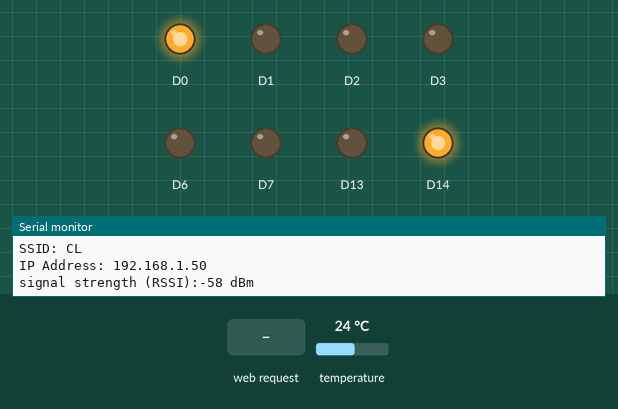
Recording of a sketch running on a simulated Arduino MKR. On the bench: output pins drawn as LEDs (lit = HIGH), the last lines printed to the serial monitor. Inputs (shaded band) come from the test bench; at power-on: temperature 24 °C. WiFi joins after 1.5 s; servers stay silent unless stated.

Above: at 12.7 s.
12.8 s: HTTP request GET /Lleft received
At 14.5 s:
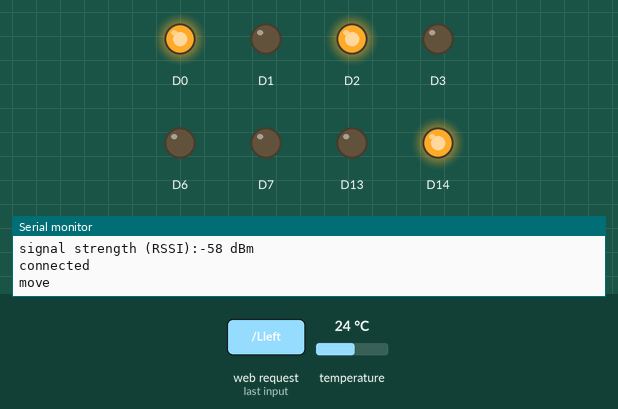
15.3 s: HTTP request GET /Lpour received
At 15.6 s:
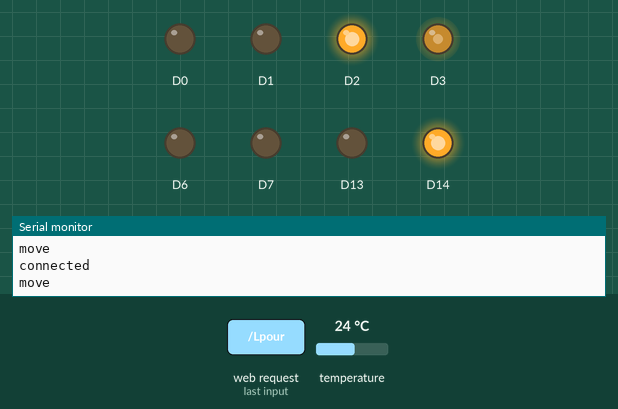
Timing chart, 0 to 18.3 s (numbered marks = the images above; inputs shaded):
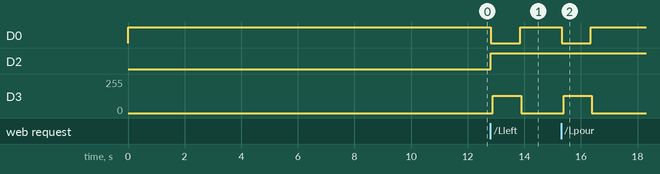

Measured:
- after the input at 12.8 s, D0: HIGH → LOW at once, → HIGH 1.0 s later; D2: LOW → HIGH at once; D3: 0/255 → 128/255 after 0.09 s, → 0/255 1.0 s later
- after the input at 15.3 s, D0: HIGH → LOW at once, → HIGH 1.0 s later; D3: 0/255 → 128/255 after 0.09 s, → 0/255 1.0 s later

The sketch:

motor_controller.ino
```cpp
//libraries
#include "MakeDrink.h"
#include "Ds18.h"
#include "Wireless.h"
//global character for drink side select
char side = 'L';
void setup() {
  Serial.begin(9600);
    //valves
  //REG_PORT_DIR0=(1<<23);//Valve1
  pinMode(1,OUTPUT);
 // REG_PORT_DIR1=(1<<23);//Valve 2
  pinMode(13,OUTPUT);

  //Motor driver 1
 // REG_PORT_DIR0=(1<<10);//Motor 1 direction
   pinMode(2,OUTPUT);
  //REG_PORT_DIR0=(1<<11);//Motor 1 PWM
   pinMode(3,OUTPUT);
 // REG_PORT_DIR0=(1<<22);//Enable 1
   pinMode(0,OUTPUT);

  //unused motor driver 2
 // REG_PORT_DIR1=(1<<10);
 // REG_PORT_DIR1=(1<<11);

  //Motor driver 3
  //REG_PORT_DIR0=(1<<20);//Motor 3 PWM
   pinMode(6,OUTPUT);
  //REG_PORT_DIR0=(1<<21);//Motor 3 direction
   pinMode(7,OUTPUT);
  //REG_PORT_DIR1=(1<<22);//Enable 2 for motor driver 3
   pinMode(14,OUTPUT);

   //unused motor driver 4
  // REG_PORT_DIR0=(1<<16);//Motor 4 PWM
  // REG_PORT_DIR0=(1<<17);//Motor 4 direction

  //disables steppers, active low pin
  //REG_PORT_OUTSET0=(1<<22);//enable 1 high
 // REG_PORT_OUTSET1=(1<<22);// enable 2 high
  digitalWrite(0,HIGH);
  digitalWrite(14,HIGH);
  connect_wifi();
  //enable to see status if there is networking errors
  printWifiStatus();
  server.begin();

}
///////////////////////////////////////
//function: Loop
//inputs none
//outputs none
//sends the drink machine an instructions
/////////////////////////////////////////
void loop() {
  client = server.available();
  char d = '0';
  //checks for clients
  if (client) {
    //gets the iformation from tcp/ip request
    switch (Command(Get_Command())) {
      case 0:
        d = 'L';
        Motor(d);
        break;
      case 1:
        Motor_Pour();
        break;
      case 2:
        d = 'R';
        Motor(d);
        break;
      case 3:
        side = 'L';
        break;
      case 4:
        Pour_Drink(side);
        break;
      case 5:
        side = 'R';
        break;
      default:
        break;
    }
  }
}
```

Ds18.h
```cpp
#include <OneWire.h>
#define DS18TempSensor 10
OneWire ds(DS18TempSensor);
//////////////////////////////////////////
//function: WaterTemp
//inputs:none
//Outputs:none
//returns the DS18 temp for the client returns
//////////////////////////////////////////
String WaterTemp() {

  byte data[12];
  byte addr[8];
//gets temp sensors 8 byte adress
 if ( !ds.search(addr)) {
 //no more sensors on chain, reset search
 ds.reset_search();
 }
 //resets and reads temp
  ds.reset();
  ds.select(addr);
  ds.write(0x44, 1);//starts conversion, parasite power on at the end
  byte present = ds.reset();
  ds.select(addr);

  //reads information
  ds.write(0xBE);
  for (int i = 0; i < 9; i++) { //reads 9 bytes
    data[i] = ds.read();
  }
    ds.reset_search();

    byte MSB = data[1];
    byte LSB = data[0];
    float tempRead = ((MSB << 8) | LSB); //using two's compliment
    float TemperatureSum = tempRead / 16;

    String temp=String(TemperatureSum);//change float value to sting for wireless comms
    return temp;


}
```

MakeDrink.h
```cpp
//define PORTs to output
//UNUSED
//motor driver 4
//#define M4Step 16
//#define M4Dir 17
//motor driver 2
//#define M2Dir 10
//#define M2Step 11

//USED

//motor driver 1
#define M1Dir 10
#define M1Step 11
#define Enable1 22

//motor driver 3
#define M3Step 20
#define M3Dir 21
#define Enable2 22

//valves
#define Valve1 23
#define Valve2 23
unsigned long tNow;

//////////////////////////////////////////
//function: Pour_Drink
//inputs:char drink , what valve to use
//Outputs:none
//operates Valve1 and Valve2
//////////////////////////////////////////
void Pour_Drink(char drink) {
  Serial.println(drink);
  //checks letter for what valve to use
  if (drink == 'L') {
    //REG_PORT_OUTSET0=(1<<Valve1);
    digitalWrite(1,HIGH);
    tNow=millis();
    //opens for a second, takes time to open at min voltage
    while (millis()<=(tNow+3000)){
     ;
    }
    //REG_PORT_OUTCLR0=(1<<Valve1);
    digitalWrite(1,LOW);
  }
if (drink == 'R') {
    //REG_PORT_OUTSET1=(1<<Valve2);
    digitalWrite(13,HIGH);
    tNow=millis();
    //opens for a second
    while (millis()<=(tNow+3000)){
     ;
    }
    digitalWrite(13,LOW);
   // REG_PORT_OUTCLR1=(1<<Valve2);
  }
}
//////////////////////////////////////////
//function: Motor
//inputs:char d , direction of motor
//Outputs:none
//moves the drinks
//////////////////////////////////////////
void Motor(char d) {
  Serial.println("move");
  if (d == 'L')
  {
   // REG_PORT_OUTSET0=(1<<M1Dir);
    digitalWrite(2,HIGH);
  }
  if (d == 'R')
  {
   // REG_PORT_OUTCLR0=(1<<M1Dir);
    digitalWrite(2,LOW);
  }
  int x = 0;//count
  tNow = millis();
  //enables motor
 // REG_PORT_OUTCLR0=(1<<Enable1);
  digitalWrite(0,LOW);
  while (x <= 102) {
    if (millis() >= 5 + tNow) {
     // REG_PORT_OUTSET0=(1<<M1Step);
      digitalWrite(3,HIGH);
    }
    if (millis() >= 10 + tNow) {
     // REG_PORT_OUTCLR0=(1<<M1Step);
      digitalWrite(3,LOW);
      x++;
      tNow = millis();
    }
  }
  //disables motor
  //REG_PORT_OUTSET0=(1<<Enable1);
  digitalWrite(0,HIGH);
}

//////////////////////////////////////////
//function: Motor_Pour
//inputs:none
//Outputs:none
//Pours shot
//////////////////////////////////////////
void Motor_Pour() {
  int x = 0;//count
  //REG_PORT_OUTSET0=(1<<M3Dir);
  digitalWrite(7,HIGH);
  //enables motor
  //REG_PORT_OUTCLR1=(1<<Enable2);
  digitalWrite(14,LOW);
  tNow = millis();
  while (x <= 550) {
    if (millis() >= 5 + tNow) {
      //REG_PORT_OUTSET0=(1<<M3Step);
      digitalWrite(6,HIGH);
    }
    if (millis() >= 10 + tNow) {
     // REG_PORT_OUTCLR0=(1<<M3Step);
      digitalWrite(6,LOW);
      x++;
      tNow = millis();
    }
  }
  tNow=millis();
  while(millis()<=tNow+5000){
    ;//wait and hold 5 seconds
  }
  x = 0;
  //return to inital position
  //REG_PORT_OUTCLR0=(1<<M3Dir);
  digitalWrite(7,LOW);
  tNow = millis();
  while (x <= 450) {
    if (millis() >= 5 + tNow) {
     // REG_PORT_OUTSET0=(1<<M3Step);
      digitalWrite(6,HIGH);
    }
    if (millis() >= 10 + tNow) {
     // REG_PORT_OUTCLR0=(1<<M3Step);
      digitalWrite(6,LOW);
      x++;
      tNow = millis();
    }
  }
  //disables motor
 // REG_PORT_OUTSET1=(1<<Enable2);
  digitalWrite(14,HIGH);
}
```

Wireless.h
```cpp
#include <WiFiNINA.h>

//network information
int status = WL_IDLE_STATUS;
char ssid[] = "CL";
char pass[] = "Lcsd150150150";
WiFiServer server(80);
WiFiClient client = server.available();
//////////////////////////////////////////
//function: connect_wifi
//inputs:none
//Outputs:none
//connects to wifi
//////////////////////////////////////////
void connect_wifi() {
  while (status != WL_CONNECTED) {
    Serial.print("Attempting to connect to SSID: ");
    Serial.println(ssid);
    // Connect to WPA/WPA2 network.
    status = WiFi.begin(ssid, pass);

    // wait 10 seconds for connection:
    delay(10000);
  }
}
//////////////////////////////////////////
//function: Get_Command
//inputs:none
//Outputs:string request
//acts as a server and gets information with TCP/IP
//////////////////////////////////////////
String Get_Command() {
  String currentLine = "";// make a String to hold incoming data from the client
  if (client && client.connected()) {
   Serial.println("connected");
    String request = client.readStringUntil('\n');
    client.print(WaterTemp());
    client.print("\n");
    client.stop();
    return request;
  }
}
//prints wifi status
void printWifiStatus() {
  // print the SSID of the network you're attached to:
  Serial.print("SSID: ");
  Serial.println(WiFi.SSID());

  // print your board's IP address:
  IPAddress ip = WiFi.localIP();
  Serial.print("IP Address: ");
  Serial.println(ip);

  // print the received signal strength:
  long rssi = WiFi.RSSI();
  Serial.print("signal strength (RSSI):");
  Serial.print(rssi);
  Serial.println(" dBm");
}

//////////////////////////////////////////
//function: command
//inputs:char s , string from clients
//Outputs:int command for switch statment
//changes string command to an int for switch
//////////////////////////////////////////
//switches a command to a number for switch in main loop
int Command(String s)
{
  if (s == "Lleft")
  {
    return 0;
  }
  if (s == "Lpour")
  {
    return 1;
  }
  if (s == "Lright")
  {
    return 2;
  }
  if (s == "Pleft")
  {
    return 3;
  }
  if (s == "Ppour")
  {
    return 4;
  }
  if (s == "Pright")
  {
    return 5;
  }
}
```
